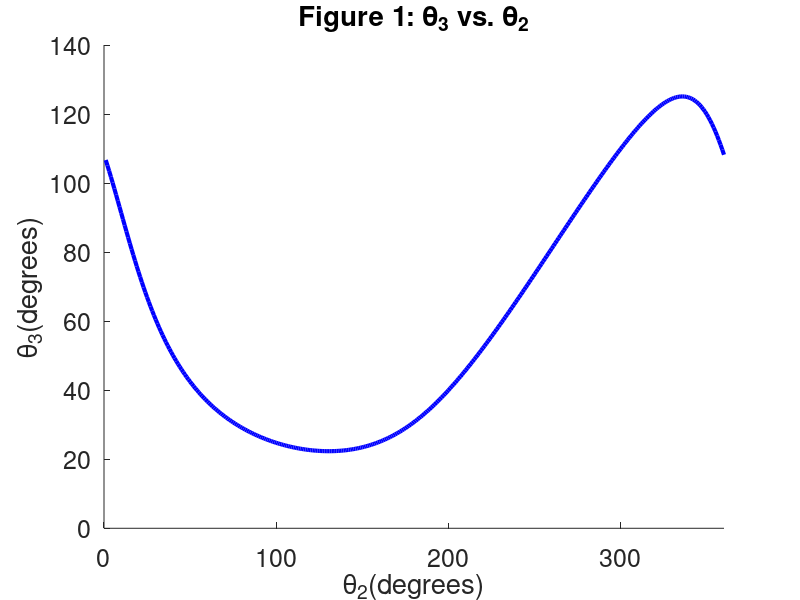
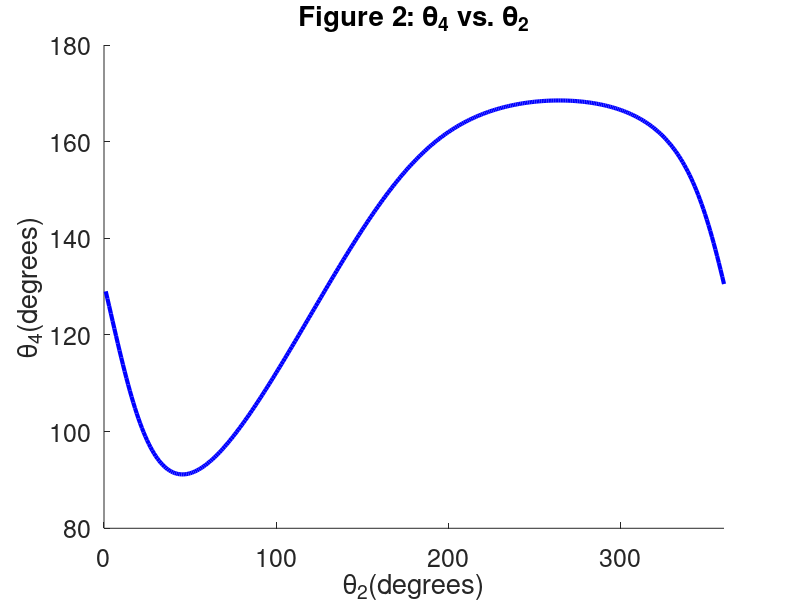

These figures' MATLAB source, in order:
% 65168
% Programming Problem 2
clear
clc

% values of scalar knowns (dimensions)
r1 = 10;   % (in)
r2 = 6;
r3 = 8;
r4 = 10;
t1 = 0;

% values of scalar unknowns (the remaining joint variables)
t3 = 30*3.14159/180;
t4 = 95*3.14159/180;
% t3 = 260*3.14159/180;
% t4 = 190*3.14159/180;

% define vector of initial guesses
x = [t3;t4];
error = ones(2,1);
solution = ones(360,3);

for n = 1:360
    t2 = n/180*3.14159;
    tolerance = 1;
while tolerance > 0.01
    % compute the necessary sines and consines of angles t2-t4
    ct2 = cos(t2);
    st2 = sin(t2);
    ct3 = cos(t3);
    st3 = sin(t3);
    ct4 = cos(t4);
    st4 = sin(t4);
    % compute the functions at the guessed value
    f1 = r2*st2+r3*st3-r4*st4;
    f2 = r2*ct2+r3*ct3-r4*ct4-r1;
    % define vector of functions computed at guessed solution
    f = [f1;f2];
    % calculate the partials of f w.r.t. each element of x
    dfdt3 = [r3*ct3;-r3*st3];
    dfdt4 = [-r4*ct4;r4*st4];
    % define the A matrix
    A = [dfdt3 dfdt4];
    % use equation (2.67) to compute the solution x
    x = x-inv(A)*f;
    % check tolerance
    error(1) = abs(t3-x(1));
    error(2) = abs(t4-x(2));
    tolerance = max(error);
    % update values
    t3 = x(1);
    t4 = x(2);
end

solution(n,1) = t2*180/3.14159;
solution(n,2) = t3*180/3.14159;
solution(n,3) = t4*180/3.14159;

end


%% GRAPH
figure(1)
plot(solution(:,1),solution(:,2),'b-','LineWidth',3)
xlabel('\theta_2(degrees)'); ylabel('\theta_3(degrees)')
title('Figure 1: \theta_3 vs. \theta_2')
axis([0 360 0 140])
set(gca,'FontSize',18)
box off

figure(2)
plot(solution(:,1),solution(:,3),'b-','LineWidth',3)
xlabel('\theta_2(degrees)'); ylabel('\theta_4(degrees)')
title('Figure 2: \theta_4 vs. \theta_2')
axis([0 360 80 180])
set(gca,'FontSize',18)
box off

% figure(3)
% plot(solution(:,1),solution(:,2),'b-','LineWidth',3)
% xlabel('\theta_2(degrees)'); ylabel('\theta_3(degrees)')
% title('Figure 3: \theta_3 vs. \theta_2')
% axis([0 360 220 360])
% set(gca,'FontSize',18)
% box off
% 
% figure(4)
% plot(solution(:,1),solution(:,3),'b-','LineWidth',3)
% xlabel('\theta_2(degrees)'); ylabel('\theta_4(degrees)')
% title('Figure 4: \theta_4 vs. \theta_2')
% axis([0 360 160 300])
% set(gca,'FontSize',18)
% box off





